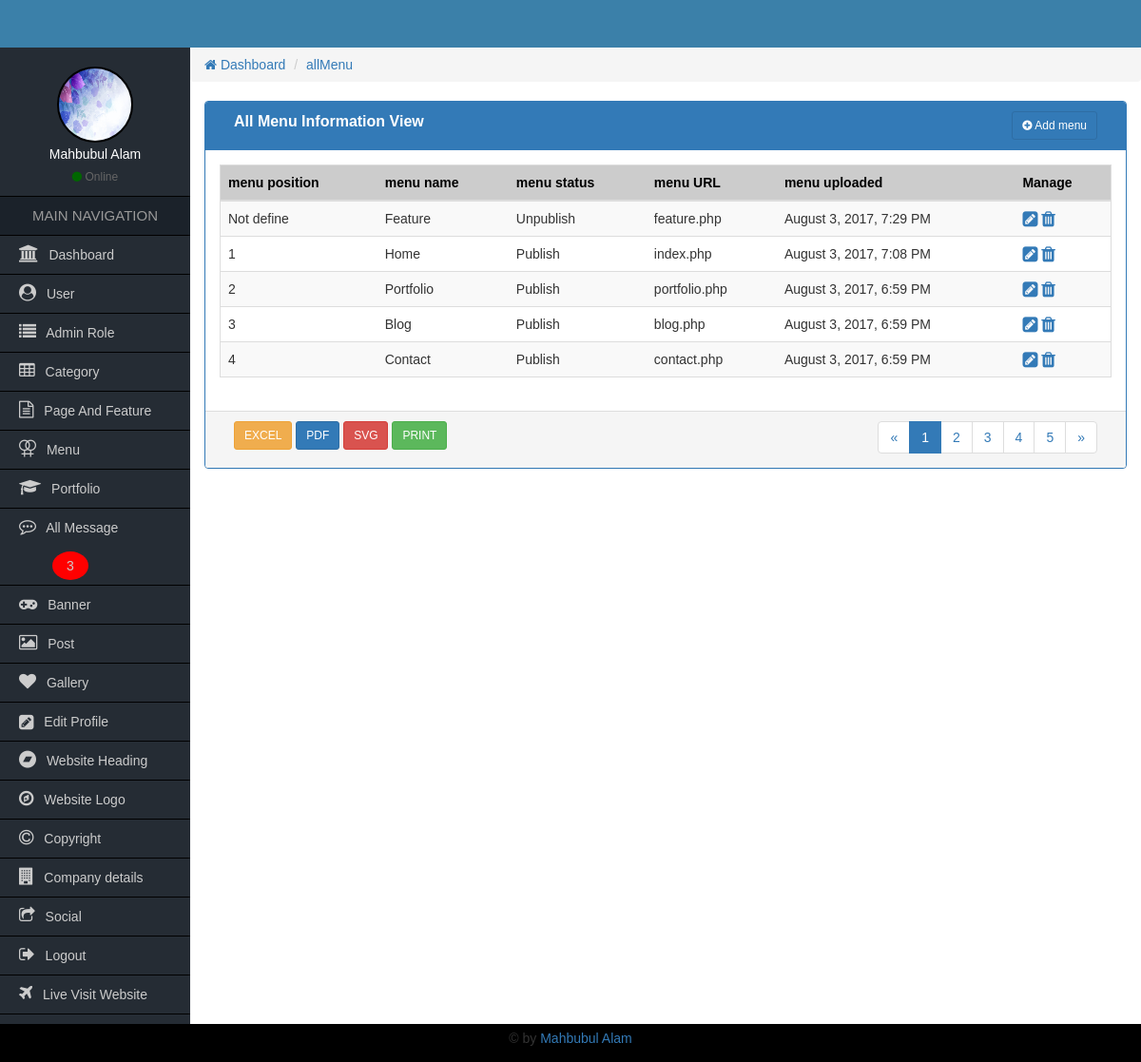
The page /Admin/allMenu.php (signed in) on the database its author committed.
### tables this page shows
CREATE TABLE `tbl_menu` (
  `menuId` int(11) NOT NULL,
  `menuName` varchar(50) NOT NULL,
  `menuUrl` varchar(60) NOT NULL,
  `menuUploaderId` int(3) NOT NULL,
  `menuStatus` int(2) NOT NULL,
  `menuUploadeDate` timestamp NOT NULL DEFAULT CURRENT_TIMESTAMP,
  `menuPosition` int(3) DEFAULT NULL
);

### Admin/functions/function.php (called while the page is built, shortened)
<?php
    function getHeader(){
        require_once "inc/header.php";
    }
    function getSidebar(){
            require_once "inc/sidebar.php";
        }
    function getBread(){
            require_once "inc/bread.php";
        }
    function getFooter(){
            require_once "inc/footer.php";
        }
    function formatDate($date){
         return date('F j, Y, g:i A',strtotime($date));
     }
?>

### Admin/allMenu.php (the view, shortened to what this page needs)
<?php
    require_once "functions/function.php";
?>
<?php
    getSidebar();
?>
                <div class="col-md-12">
                	<div class="panel panel-primary">
                        <div class="panel-heading">
                            <div class="col-md-9 heading_title">
                                All Menu Information View
                             </div>
                             <div class="col-md-3 text-right">
                             	<a href="addmenu.php" class="btn btn-sm btn btn-primary"><i class="fa fa-plus-circle"></i> Add menu</a>
                            </div>
                            <div class="clearfix"></div>
                        </div>
                      <div class="panel-body">
                          <table class="table table-responsive table-striped table-hover table_cus">
                          		<thead class="table_head">
                            		<tr>
                                    	<th>menu position</th>
                                    	<th>menu name</th>
                                        <th>menu status</th>
                                        <th>menu URL</th>
                                        <th>menu uploaded</th>
                                        <th>Manage</th>
                                    </tr>
                            	</thead>
                                <tbody>
                                 <?php
                                    $query = "SELECT * FROM tbl_menu ORDER BY menuPosition ASC";
                                    $result = mysqli_query($con,$query)->fetch_all(MYSQLI_ASSOC);
                                    if($result){
                                        foreach($result as $menu){
                                 ?>
                                	<tr>
                                        <td><?php if(empty($menu['menuPosition'])){echo "Not define";}else{echo $menu['menuPosition'];}?></td>
                                    	<td><?=$menu['menuName'];?></td>
                                        <td><?php if($menu['menuStatus']==1){echo "Unpublish";}else{echo "Publish";}?></td>
                                        <td><?=$menu['menuUrl'];?></td>
                                        <td><?=formatDate($menu['menuUploadeDate']);?></td>
                                        <td>
                                           <a href="Editmenu.php?menuEditId=<?=$menu['menuId'];?>"><i class="fa fa-pencil-square fa-lg"></i></a>
                                            <a onclick="return confirm('Are you sure to remove this menu');" href="?menuDeleteId=<?=$menu['menuId'];?>"><i class="fa fa-trash fa-lg"></i></a>
                                        </td>
                                    </tr>
                                    <?php } } ?>
                                </tbody>
                          </table>
                      </div>
                      <div class="panel-footer">
                        <div class="col-md-4">
                        	<a href="#" class="btn btn-sm btn-warning">EXCEL</a>
                            <a href="#" class="btn btn-sm btn-primary">PDF</a>
                            <a href="#" class="btn btn-sm btn-danger">SVG</a>
                            <a href="#" class="btn btn-sm btn-success">PRINT</a>
                        </div>
                        <div class="col-md-4">
                        </div>
                        <div class="col-md-4 text-right">
                        	<nav aria-label="Page navigation">
                              <ul class="pagination pagina_cus">
                                <li>
                                  <a href="#" aria-label="Previous">
                                    <span aria-hidden="true">&laquo;</span>
                                  </a>
                                </li>
                                <li class="active"><a href="#">1</a></li>
                                <li><a href="#">2</a></li>
                                <li><a href="#">3</a></li>
                                <li><a href="#">4</a></li>
                                <li><a href="#">5</a></li>
                                <li>
                                  <a href="#" aria-label="Next">
                                    <span aria-hidden="true">&raquo;</span>
                                  </a>
                                </li>
                              </ul>
                            </nav>
                        </div>
                        <div class="clearfix"></div>
                      </div>
                    </div>
                </div>

### Admin/inc/sidebar.php
<div class="col-md-2 sidebar pd0">
            	<div class="side_user">
                   <?php
                      $userId = $_SESSION['userId'];
                      $query = "SELECT * FROM tbl_admin_user WHERE userId='$userId'";
                      global $con;
                      $result = mysqli_query($con,$query);
                      $resultAdmin = mysqli_fetch_array($result);
                      if($resultAdmin['userImage'] != NULL){
                    ?>
                	<img class="img-responsive" src="uploads/<?=$resultAdmin['userImage'];?>"/>
                   <?php }else{ ?>
                	<img class="img-responsive" src="images/avatar.png"/>
                   <?php } ?>
                    <h4><?=$resultAdmin['userName'];?></h4>
                    <span><i class="fa fa-circle"></i> Online</span>
                </div>
                <h2>MAIN NAVIGATION</h2>
                <ul>
                	<li><a href="index.php"><i class="fa fa-university"></i> Dashboard</a></li>
                   <?php if($_SESSION['roleId'] <= 2){ ?>
                        <li><a href="allUser.php"><i class="fa fa-user-circle"></i> User</a></li>
                        <li><a href="allAdminRole.php"><i class="fa fa-list"></i> Admin Role</a></li>
                    <?php } ?>
                    <?php if($_SESSION['roleId'] <= 4){ ?>
                        <li><a href="allCategory.php"><i class="fa fa-table"></i> Category</a></li>
                        <li><a href="allPageAndFeature.php"><i class="fa fa-file-text-o"></i> Page And Feature</a></li>
                    <?php } ?>
                    <?php if($_SESSION['roleId'] <= 3){ ?>
                       <li><a href="allMenu.php"><i class="fa fa-venus-double" aria-hidden="true"></i> Menu</a></li>
                       <li><a href="allPortfolio.php"><i class="fa fa-graduation-cap" aria-hidden="true"></i> Portfolio</a></li>
                       <?php
                            global $con;
                            $query = "SELECT * FROM tbl_contact WHERE contactStatus='1'";
                            $messageResult = mysqli_query($con,$query);
                            $count = mysqli_num_rows($messageResult);
                        ?>
                        <li><a href="allMessage.php"><i class="fa fa-commenting-o"></i> All Message <?php if($count > 0){?><span style="border-radius:50%;background-color:red;padding:7px 15px;margin-left:35px;"><?=$count;?></span><?php }?></a></li>
                    <?php } ?>
                    <li><a href="allBanner.php"><i class="fa fa-gamepad"></i> Banner</a></li>
                    <li><a href="allPost.php"><i class="fa fa-image"></i> Post</a></li>
                    <li><a href="allGallery.php"><i class="fa fa-heart"></i> Gallery</a></li>
                    <li><a href="userProfileMenu.php?userEditId=<?php echo $_SESSION['userId'];?>"><i class="fa fa-pencil-square fa-lg"></i> Edit Profile</a></li>
                    <?php if($_SESSION['roleId'] <= 2){ ?>
                        <li><a href="website_heading.php"><i class="fa fa-bandcamp"></i> Website Heading</a></li>
                        <li><a href="website_logo.php"><i class="fa fa-compass" aria-hidden="true"></i> Website Logo</a></li>
                        <li><a href="website_copyright.php"><i class="fa fa-copyright"></i> Copyright</a></li>
                        <li><a href="company_details.php"><i class="fa fa-building" aria-hidden="true"></i> Company details</a></li>
                        <li><a href="social_url.php"><i class="fa fa-share-square-o"></i> Social</a></li>
                    <?php } ?>
                    <li><a href="logout.php"><i class="fa fa-sign-out"></i> Logout</a></li>
                    <li><a href="../index.php" target="_blank"><i class="fa fa-plane"></i> Live Visit Website</a></li>
                </ul>
            </div>

### Admin/css/style.css (style rules this page uses)
* { margin:0px; padding:0px; outline:0px; }
img { border:0px; }
ul, ol { list-style-type:none; }
a { text-decoration:none; }
.pd0 { padding-left:0px; padding-right:0px; padding-top:0px; padding-bottom:0px; }
body { font-family:Verdana, Geneva, sans-serif; }
.sidebar { background-color:#252c34; min-height:600px; }
.side_user { text-align:center; color:#fff; padding:20px 0px 10px; border-bottom:1px solid #000; }
.side_user img { width:80px; height:80px; border:2px solid #000; border-radius:50%; display:inline-block; }
.side_user h4 { font-size:14px; margin:5px 0px; }
.side_user span { color:#666; font-size:12px; }
.side_user span i { color:#060; }
.sidebar h2 { font-size:15px; text-align:center; margin:0px; line-height:40px; background-color:#1b222a; color:#999; border-bottom:1px solid #000; }
.sidebar ul li a { font-size:14px; color:#CCC; line-height:40px; padding-left:20px; display:block; border-bottom:1px solid #000; }
.sidebar ul li a i { font-size:18px; padding-right:7px; }
.heading_title { font-size:16px; font-weight:bold; }
.table_cus { border:1px solid #ddd; }
.table_head { background-color:#ccc; color:#000; }
.pagina_cus { padding:0px; margin:0px; }

### rows shown on the page
tbl_menu: shows "Not define", menuName "Feature", menuStatus "Unpublish", menuUrl "feature.php", menuUploadeDate "August 3, 2017, 7:29 PM"
tbl_menu: menuPosition "1", menuName "Home", menuStatus "Publish", menuUrl "index.php", menuUploadeDate "August 3, 2017, 7:08 PM"
tbl_menu: menuPosition "2", menuName "Portfolio", menuStatus "Publish", menuUrl "portfolio.php", menuUploadeDate "August 3, 2017, 6:59 PM"
tbl_menu: menuPosition "3", menuName "Blog", menuStatus "Publish", menuUrl "blog.php", menuUploadeDate "August 3, 2017, 6:59 PM"
tbl_menu: menuPosition "4", menuName "Contact", menuStatus "Publish", menuUrl "contact.php", menuUploadeDate "August 3, 2017, 6:59 PM"

### other values the page prints
$resultAdmin['userName'] "Mahbubul Alam"
$count "3"
getCurrentPage() "allMenu"
